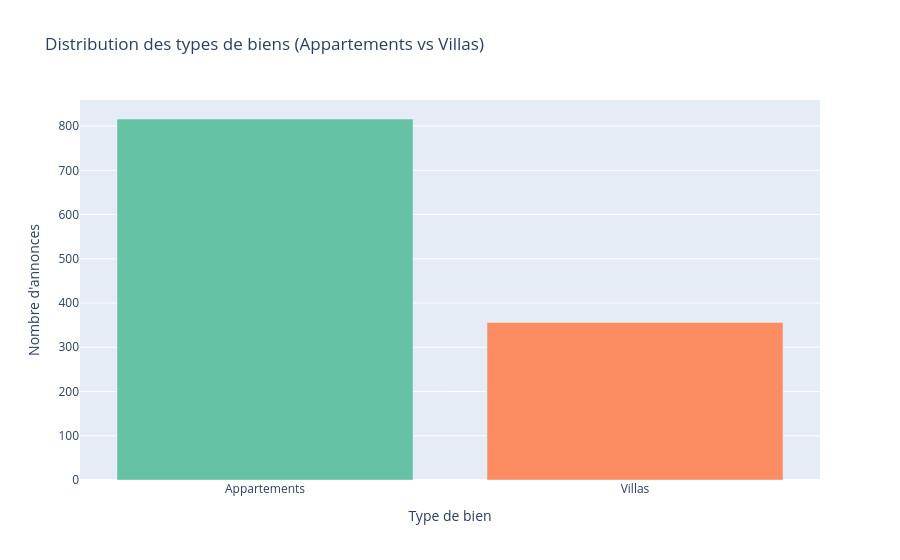

Write notebook code for a chart like this one.
### Code cell
import plotly.express as px

print("Nouvelle distribution des types de biens :")
print(df['Type'].value_counts())

type_counts = df['Type'].value_counts().reset_index()
type_counts.columns = ['Type', 'count']

fig = px.bar(type_counts, x='Type', y='count', color='Type',
             title="Distribution des types de biens (Appartements vs Villas)",
             labels={'Type': 'Type de bien', 'count': "Nombre d'annonces"},
             color_discrete_sequence=px.colors.qualitative.Set2)
fig.update_layout(showlegend=False)
fig.show()

### Figure 1 — Plotly figure (JSON) as saved in the notebook; plotly's stock layout.template omitted (floating-point values rounded to 4 significant figures)
{"data": [{"hovertemplate": "Type de bien=%{x}<br>Nombre d'annonces=%{y}<extra></extra>", "legendgroup": "Appartements", "marker": {"color": "rgb(102,194,165)", "pattern": {"shape": ""}}, "name": "Appartements", "orientation": "v", "showlegend": true, "textposition": "auto", "type": "bar", "x": ["Appartements"], "xaxis": "x", "y": [816], "yaxis": "y"}, {"hovertemplate": "Type de bien=%{x}<br>Nombre d'annonces=%{y}<extra></extra>", "legendgroup": "Villas", "marker": {"color": "rgb(252,141,98)", "pattern": {"shape": ""}}, "name": "Villas", "orientation": "v", "showlegend": true, "textposition": "auto", "type": "bar", "x": ["Villas"], "xaxis": "x", "y": [356], "yaxis": "y"}], "layout": {"barmode": "relative", "legend": {"title": {"text": "Type de bien"}, "tracegroupgap": 0}, "showlegend": false, "title": {"text": "Distribution des types de biens (Appartements vs Villas)"}, "xaxis": {"anchor": "y", "categoryarray": ["Appartements", "Villas"], "categoryorder": "array", "domain": [0, 1], "title": {"text": "Type de bien"}}, "yaxis": {"anchor": "x", "domain": [0, 1], "title": {"text": "Nombre d'annonces"}}}}
